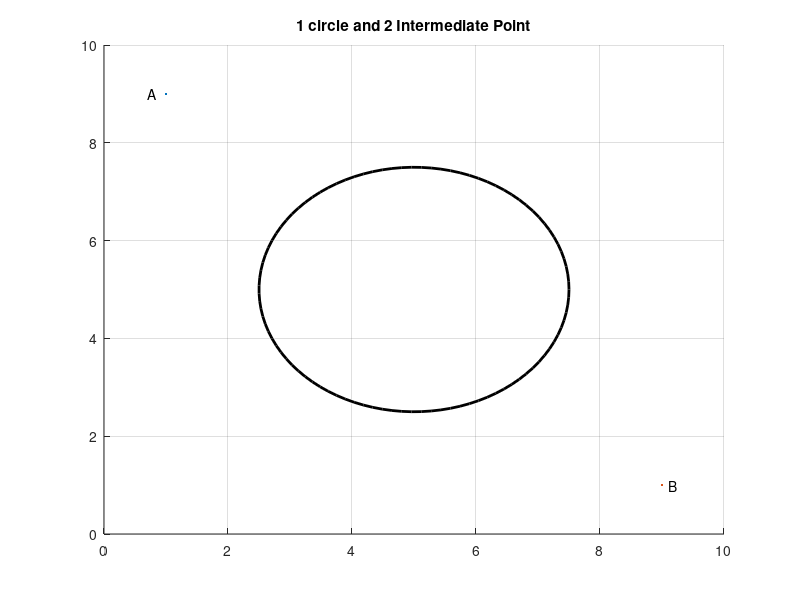

The MATLAB script that drew this image: (Note: this script raises an error after producing the figure.)
close all;
clear all;
clc;
xlim([0 10]);   
ylim([0 10]);
grid on;
hold on;

P1=[1,9];
P2=[9,1];


C=[5,5];
Radius = 2.5;
viscircles(C,Radius,'color','k');
hold on;
plot(P1(1),P1(2),'.');
text(P1(1)-0.3,P1(2),'A')
plot(P2(1),P2(2),'.');
text(P2(1)+0.1,P2(2),'B')
title('1 circle and 2 Intermediate Point')
hold on;

x0=[5,8;8,5];
lb=[0,0;0,0];
ub=[10,10;10,10];

options = optimset('Display','Iter','Tolx',1.e-6,'TolFun',1.e-6,'MaxIter',1000,'MaxFunEval',300);
x=fmincon(@(x)objective(x,P1,P2),x0,[],[],[],[],lb,ub,@(x)Constraint_n(x,P1,P2,C,Radius),options);
disp(x);

path = [P1;x;P2];
initial_path = [P1;x0;P2];
for i=1:size(path,1)-1
a=plot([path(i,1) path(i+1,1)],[path(i,2) path(i+1,2)],'Color',[0 0.4470 0.7410]);
plot(path(i,1),path(i,2),'x','Color',[0 0.4470 0.7410]);
b=plot([initial_path(i,1) initial_path(i+1,1)],[initial_path(i,2) initial_path(i+1,2)],'-.r');
plot(initial_path(i,1),initial_path(i,2),'xr');
legend([a,b],'optimal','non optimal')
hold on;
end
figure(1);

